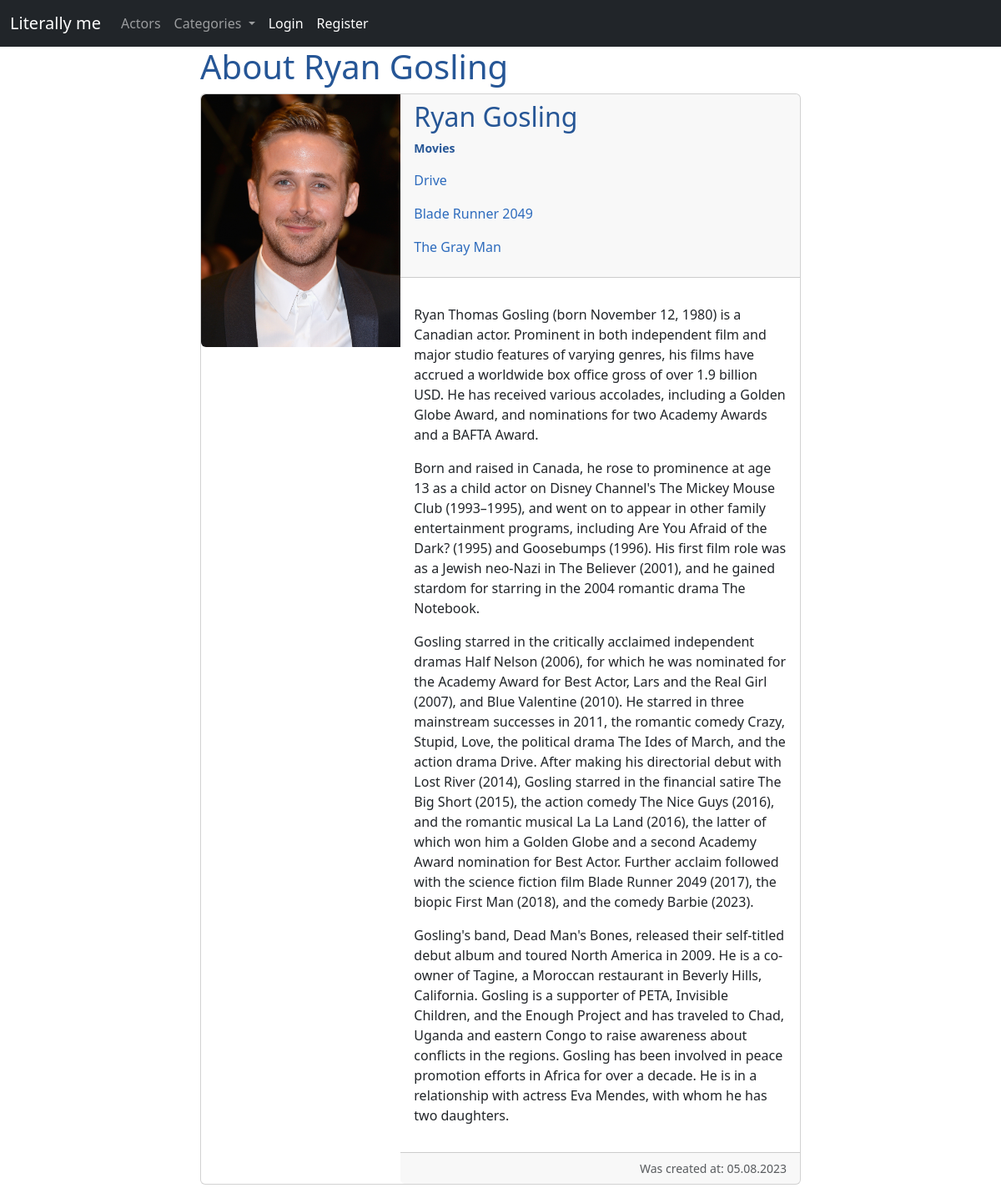
The app's page /actor/ryan-gosling/ with its own data.
### mainapp/models.py (models this page shows, shortened)
class Actor(models.Model):
    name = models.CharField(max_length=100)
    bio = models.TextField(blank=True)
    photo = models.ImageField(upload_to='actor_photos')
    create_time = models.DateTimeField(auto_now_add=True)
    slug = models.SlugField(max_length=255, unique=True, db_index=True)
    class Meta:
        verbose_name = 'Actors (they are literally me)'
        verbose_name_plural = 'Actors (they are literally me)'

class Movie(models.Model):
    title = models.CharField(max_length=100)
    plot = models.TextField(blank=True)
    release_date = models.DateField(default=datetime.date.today, null=True)
    poster = models.ImageField(upload_to='movie_posters')
    trailer = models.FileField(upload_to='movie_trailers', blank=True)
    create_time = models.DateTimeField(auto_now_add=True)
    actors = models.ManyToManyField(Actor, related_name='movies') # related_name is for finding each actors movies (actor.movies)
    category = models.ForeignKey(Category, on_delete=models.PROTECT, related_name='movies')
    rating = models.IntegerField(default=1, blank=True)
    slug = models.SlugField(max_length=255, unique=True, db_index=True)
    def get_absolute_url(self):
        return reverse('about_movie', kwargs={'movie_slug': self.slug})
    class Meta:
        verbose_name = 'Movies (literally me)'
        verbose_name_plural = 'Movies (literally me)'

### mainapp/views.py (the view)
# urls.py: path('actor/<slug:actor_slug>/', AboutActorView.as_view(), name='about_actor'),
class AboutActorView(DataMixin, DetailView):
    model = Actor
    template_name = 'mainapp/actor/about_actor.html'
    context_object_name = 'actor'
    slug_url_kwarg = 'actor_slug'  # changing default slug name to what we need
    def get_context_data(self, **kwargs):
        context = super().get_context_data(**kwargs)
        mixin_context = self.get_user_context(title='About ' + str(context['actor'].name))
        return dict(list(context.items()) + list(mixin_context.items()))

### mainapp/models.py (called while the page is built)
    def get_absolute_url(self):
        return reverse('category', kwargs={'category_slug': self.slug})

### mainapp/utils.py (called while the page is built)
    @classmethod
    def get_categories(cls):
        return Category.objects.annotate(movies_count=Count('movies'))  # creating new column called movies_count

    def get_user_context(self, **kwargs):
        categories = self.get_categories()
        user_menu = menu.copy()
        if not self.request.user.is_authenticated or not self.request.user.is_superuser:
            user_menu = [user_menu[0]]
        context = kwargs
        context['menu'] = user_menu
        context['categories'] = categories
        return context

### mainapp/templates/mainapp/actor/about_actor.html (shortened to what this page needs)
{% extends 'mainapp/base.html' %}
{% block content %}
    <h1 class="actor-bold">{{ title }}</h1>
    <div class="card mb-3">
        <div class="row g-0">
            <div class="col-md-4">
                {% if actor.photo %}
                    <img class="img-fluid rounded-start" src="{{ actor.photo.url }}">
                {% endif %}
            </div>
            <div class="col-md-8">
                <div class="card-header">
                    <h2 class="card-title actor-bold">{{ actor.name }}</h2>
                    <p class="card-text"><small class="text-body-secondary"><b class="actor-movies actor-bold">Movies</b></small></p>
                    {% for movie in actor.movies.all %}
                        <p><a class="actor-link" href="{{ movie.get_absolute_url }}">{{ movie.title }}</a></p>
                    {% endfor %}
                </div>
                <div class="card-body">
                    <p class="card-text">{{ actor.bio|linebreaks }}</p>
                </div>
                <div class="card-footer text-end">
                    <small class="text-body-secondary">Was created at: {{ actor.create_time|date:"d.m.Y" }}</small>
                </div>
            </div>
        </div>
    </div>
{% endblock %}

### mainapp/static/mainapp/css/style.css (style rules this page uses)
.actor-link { text-decoration: none; color: rgb(45, 107, 189); }
.actor-bold { color: rgb(38, 86, 150); }

### records on screen
Actor: photo (picture), name "Ryan Gosling", bio "Ryan Thomas Gosling (born November 12, 1980) is a Canadian actor. Prominent in both independent film and major studio features of varying genres, his films have accrued a worldwide box office gross of over 1.9 billion USD. He has received various accolades, including a Golden Globe Award, and nominations for two Academy Awards and a BAFTA Award. Born and raised in Canada, he rose to prominence at age 13 as a child actor on Disney Channel's The Mickey Mouse Club (1993–1995), and went on to appear in other family entertainment programs, including Are You Afraid of the Dark? (1995) and Goosebumps (1996). His first film role was as a Jewish neo-Nazi in The Believer (2001), and he gained stardom…", create_time "05.08.2023"
Movie: title "Drive"
Movie: title "Blade Runner 2049"
Movie: title "The Gray Man"

### other values on screen
{{ item.title }} "Actors"
{{ title }} "About Ryan Gosling"
